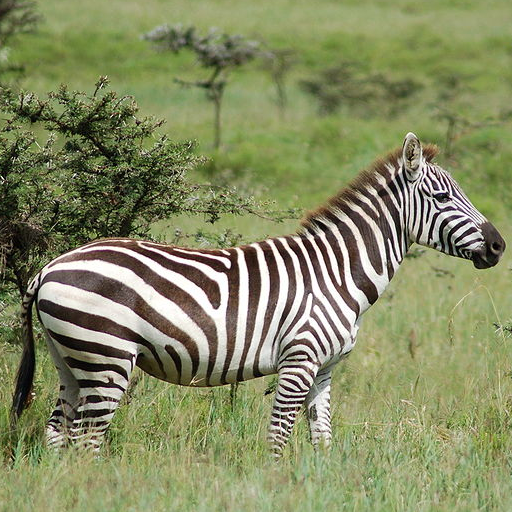
#> input picture week8/Zebra.jpg, 512 x 512 px
$ jupyter execute --allow-errors Lab8.ipynb
#> lines starting #> are read from the running program, lines starting #| are printed output that depends on the picture
# 8o Lab de PSD (notebook para preencher com os resultados)

[cell 1]
#from google.colab import drive
#drive.mount('/content/drive')

### Número do Grupo : `inserir o número do grupo aqui`

[cell 2]
#
# Primeiro vamos importar as bibliotecas necessárias
#
import numpy as np
import matplotlib.pyplot as plt
import cv2

# **1.0 - Filtro de Gabor 2D (domínio espacial)**

O filtro de Gabor é um filtro do tipo passa-banda que possui alguns parâmetros que permitem que ele possa ser ajustado para realçar informações com diferentes escalas e orientações em uma imagem. A sua **forma geral complexa** é dada pela equação abaixo.

$$\begin{aligned}
\psi(x,y; f_o, \theta, \sigma_x, \sigma_y) = \frac{f_o^2}{\pi \sigma_x \sigma_y} \exp \left(-\frac{f_o^2}{\sigma_x^2}x'^2 - \frac{f_o^2}{\sigma_y^2}y'^2 \right) \exp\left( j 2\pi f_o x' \right)
\end{aligned}$$

$$\begin{aligned}
x'&= x\cos\theta + y\sin\theta\\
y'&=-x\sin\theta + y\cos\theta\\
\end{aligned}$$

$f_o$ = frequência da onda senoidal

$\theta$ = ângulo de orientação do filtro

$\sigma_x$ e $\sigma_y$ = os desvios padrão da Gaussiana 2D

## **1.1 - Implementação do filtro de Gabor 2D complexo - domínio espacial**

Implemente o filtro de Gabor 2D (no domínio espacial) usando a equação fornecida acima.

#> (a cell that did not finish here is left out)

## **1.2 - Criação de um filtro de Gabor 2D**

Crie um filtro de Gabor 2D com os parâmetros fornecidos a seguir e plote as partes par e ímpar do filtro complexo.

#> (a cell that did not finish here is left out)

#> (a cell that did not finish here is left out)

## **1.3 - Filtragem de uma imagem**

Utilize os **filtros par e ímpar** criados anteriormente para filtrar a imagem fornecida. Analise as imagems filtradas com os dois filtros.

[cell 6]
path = ""
filename = "Zebra.jpg"
imageRGB= cv2.imread(path + filename)
#> imageRGB is the input picture: shape (512, 512, 3); mean B, G, R 98.6, 138.4, 133
imageGRAY = cv2.cvtColor(imageRGB, cv2.COLOR_BGR2GRAY)
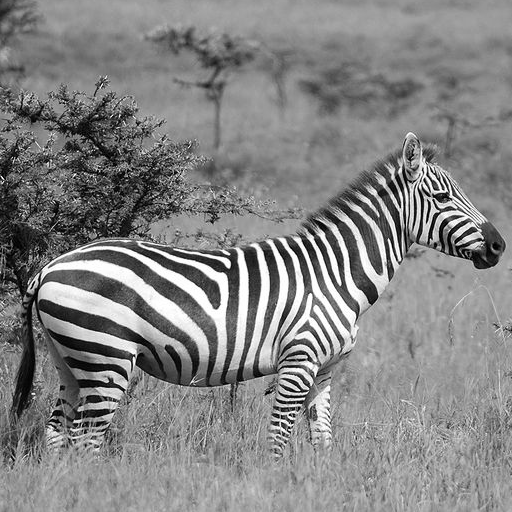
#> imageGRAY: shape (512, 512); min 0, max 255, mean 132.2
plt.imshow(imageGRAY)

print(imageGRAY.shape)
#| (512, 512)
